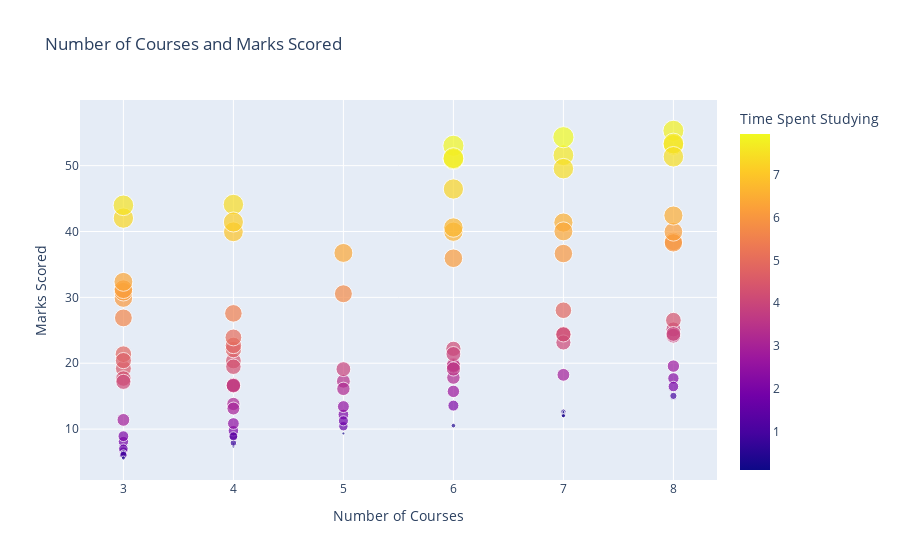

Write notebook code for a chart like this one.
### Code cell
import plotly.express as px

figure = px.scatter(
    data_frame=df, 
    x="number_courses", 
    y="Marks", 
    size="time_study", 
    color="time_study",  # Coloring by 'time_study' to provide more insights
    title="Number of Courses and Marks Scored",
    labels={"number_courses": "Number of Courses", "Marks": "Marks Scored", "time_study": "Time Spent Studying"},  # Custom axis labels
    hover_data=["time_study"],  # Show additional data on hover
    size_max=15,  # Limit the maximum size of bubbles for better readability
)


figure.show()
